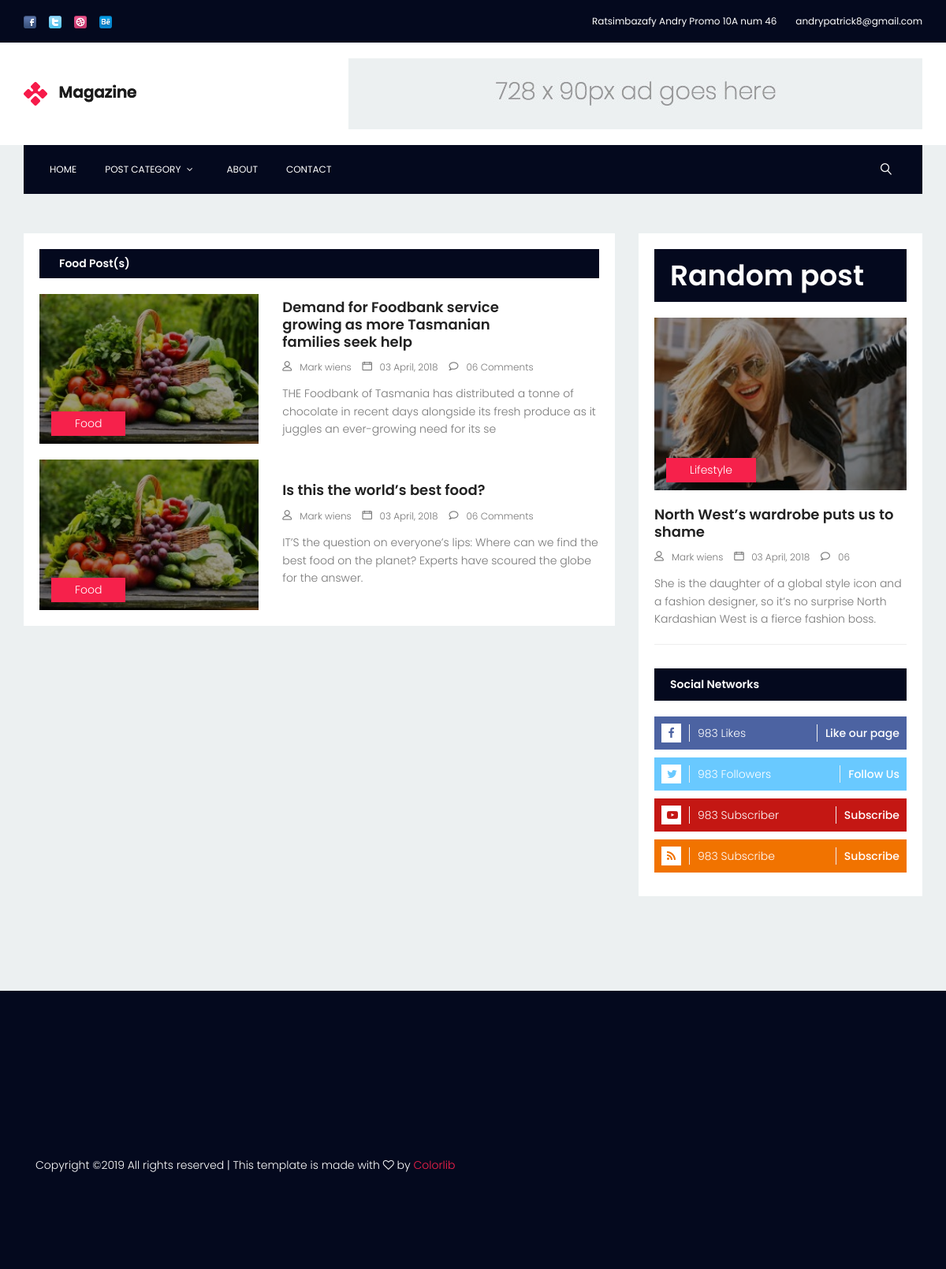
Screenshot of /Category/Food-1 with the database file from the repository.
### tables this page shows
CREATE TABLE IF NOT EXISTS `categorie` (
  `IdCategorie` int(11) NOT NULL AUTO_INCREMENT,
  `Nom` varchar(20) NOT NULL,
  PRIMARY KEY (`IdCategorie`)
);

CREATE TABLE IF NOT EXISTS `post` (
  `IdPost` int(11) NOT NULL AUTO_INCREMENT,
  `Titre` varchar(100) NOT NULL,
  `SousTitre` varchar(150) NOT NULL,
  `Texte` text NOT NULL,
  `IdCategorie` int(11) NOT NULL,
  `Image` varchar(25) NOT NULL,
  `NomCategorie` varchar(20) NOT NULL,
  `Image2` varchar(20) NOT NULL,
  PRIMARY KEY (`IdPost`)
);

### application/controllers/Categorie.php (called while the page is built, shortened)
<?php
class Categorie extends CI_Controller {
	public function getPostByCateg()
	{
		$this->load->helper('url');
		$this->load->model('Category');
		$this->load->model('Posts');
		$idCateg=$this->input->get('idCateg', TRUE);
		$listeCateg=$this->Category->getAllCategorie();
		$categ=$this->Category->getCategorieById($idCateg);
		$listePost=$this->Posts->getPostByIdCategorie($idCateg);
		$rand=$this->Posts->getrandomPost();
		$data = array();
		$data['listeCateg'] = $listeCateg;
		$data['listePost'] = $listePost;
		$data['randomPost'] = $rand;
		$data['categ'] = $categ;
		$this->load->view('postCategory', $data);
	}
}

### index.php (called while the page is built, shortened)
<?php
require_once BASEPATH.'core/CodeIgniter.php';

### application/models/Category.php (called while the page is built, shortened)
<?php
class Category extends CI_Model {
  public function getCategorieById($nom){
    $query = $this->db->query("SELECT * FROM categorie WHERE IdCategorie=".$nom);
    $rep = $query->row_array();
    return $rep;
  }
}

### application/models/Posts.php (called while the page is built, shortened)
<?php
class Posts extends CI_Model {
  public function getrandomPost(){
    $query = $this->db->query("SELECT * FROM post ORDER BY RAND() LIMIT 1");
    $rep = $query->row_array();
    return $rep;
  }
  public function getPostByIdCategorie($idCateg){
    $query = $this->db->query("SELECT * FROM post WHERE IdCategorie=".$idCateg);
    $rep = $query->result_array();
    return $rep;
  }
}

### application/views/fonction.php (called while the page is built)
<?php
  function transformSpace($string){
    $string = str_replace(" ","-",$string);
    $string = str_replace(":","",$string);
    $string = str_replace("!","",$string);
    $string = str_replace("?","",$string);
    $string = str_replace(":","",$string);
    $string = str_replace("‘","",$string);
    $string = str_replace("’","",$string);
    return $string;
  }
?>

### application/views/postCategory.php (the view, shortened to what this page needs)
<?php include("fonction.php"); ?>
<!DOCTYPE html>
<html lang="zxx" class="no-js">
	<head>
		<link rel="stylesheet" href="<?php echo base_url(); ?>assets/css/All.css">
	</head>
	<body>
		<header>
			<div class="header-top">
				<div class="container">
					<div class="row">
						<div class="col-lg-6 col-md-6 col-sm-6 col-6 header-top-left no-padding">
							<ul>
								<li><a href="#"><img src="<?php echo base_url(); ?>assets/img/css_sprites.png" style="object-fit: none; object-position: -10px -46px; width: 16px; height: 16px;"></a></li>
								<li><a href="#"><img src="<?php echo base_url(); ?>assets/img/css_sprites.png" style="object-fit: none; object-position: -46px -46px; width: 16px; height: 16px;"></a></li>
								<li><a href="#"><img src="<?php echo base_url(); ?>assets/img/css_sprites.png" style="object-fit: none; object-position: -46px -10px; width: 16px; height: 16px;"></a></li>
								<li><a href="#"><img src="<?php echo base_url(); ?>assets/img/css_sprites.png" style="object-fit: none; object-position: -10px -10px; width: 16px; height: 16px;"></a></li>
							</ul>
						</div>
						<div class="col-lg-6 col-md-6 col-sm-6 col-6 header-top-right no-padding">
							<ul>
								<li><a href="#"><span>Ratsimbazafy Andry Promo 10A num 46</span></a></li>
								<li><a href="#"><span class="lnr lnr-envelope"></span><span>andrypatrick8@gmail.com</span></a></li>
							</ul>
						</div>
					</div>
				</div>
			</div>
			<div class="logo-wrap">
				<div class="container">
					<div class="row justify-content-between align-items-center">
						<div class="col-lg-4 col-md-4 col-sm-12 logo-left no-padding">
							<a href="<?php echo base_url(); ?>Home">
								<img class="img-fluid" src="<?php echo base_url(); ?>assets/img/logo.png" alt="Logo">
							</a>
						</div>
						<div class="col-lg-8 col-md-8 col-sm-12 logo-right no-padding ads-banner">
							<img class="img-fluid" src="<?php echo base_url(); ?>assets/img/banner-ad.jpg" alt="Banner">
						</div>
					</div>
				</div>
			</div>
			<div class="container main-menu" id="main-menu">
				<div class="row align-items-center justify-content-between">
					<nav id="nav-menu-container">
						<ul class="nav-menu">
							<li class="menu-active"><a href="<?php echo base_url(); ?>Home">Home</a></li>
							<li class="menu-has-children"><a href="">Post category</a>
							</li>
							<li><a href="about.html">About</a></li>
							<li><a href="contact.html">Contact</a></li>
						</ul>
					</nav>
					<div class="navbar-right">
						<form class="Search">
							<label for="Search-box" class="Search-box-label">
								<span class="lnr lnr-magnifier"></span>
							</label>
						</form>
					</div>
				</div>
			</div>
		</header>
		<div class="site-main-container">
			<section class="latest-post-area pb-120">
				<div class="container no-padding">
					<div class="row">
						<div class="col-lg-8 post-list">
							<div class="latest-post-wrap">
								<h1 class="cat-title"><?php echo $categ['Nom']; ?> Post(s)</h1>
									<?php foreach ($listePost as $liste) { ?>
										<div class="single-latest-post row align-items-center">
										<div class="col-lg-5 post-left">
											<div class="feature-img relative">
												<div class="overlay overlay-bg"></div>
												<img class="img-fluid" src="<?php echo base_url(); ?>assets/img/<?php echo $liste['Image']; ?>.jpg" alt="<?php echo $liste['Titre']; ?>">
											</div>
											<ul class="tags">
												<li><a href="<?php echo base_url(); ?>Category/<?php echo $liste['NomCategorie'] ?>-<?php echo $liste['IdCategorie']; ?>"><?php echo $liste['NomCategorie']; ?></a></li>
											</ul>
										</div>
										<?php
											$string = transformSpace($liste['Titre']);
										?>
										<div class="col-lg-7 post-right">
											<a href="<?php echo base_url(); ?>Post/<?php echo $string ?>-<?php echo $liste['IdPost'] ?>">
												<h4><?php echo $liste['Titre']; ?></h4>
											</a>
											<ul class="meta">
												<li><a href="#"><span class="lnr lnr-user"></span>Mark wiens</a></li>
												<li><a href="#"><span class="lnr lnr-calendar-full"></span>03 April, 2018</a></li>
												<li><a href="#"><span class="lnr lnr-bubble"></span>06 Comments</a></li>
											</ul>
											<p class="excert">
												<?php echo $liste['SousTitre']; ?>
											</p>
										</div>
									</div>
									<?php } ?>
							</div>
						</div>
						<div class="col-lg-4">
							<div class="sidebars-area">
								<div class="single-sidebar-widget editors-pick-widget">
									<h1 class="title">Random post</h1>
									<div class="editors-pick-post">
										<div class="feature-img-wrap relative">
											<div class="feature-img relative">
												<div class="overlay overlay-bg"></div>
												<img class="img-fluid" src="<?php echo base_url(); ?>assets/img/<?php echo $randomPost['Image']; ?>.jpg" alt="<?php echo $randomPost['Titre']; ?>">
											</div>
											<ul class="tags">
												<li><a href="<?php echo base_url(); ?>Category/<?php echo $randomPost['NomCategorie'] ?>-<?php echo $randomPost['IdCategorie']; ?>"><?php echo $randomPost['NomCategorie']; ?></a></li>
											</ul>
										</div>
										<?php
											$string = transformSpace($randomPost['Titre']);
										?>
										<div class="details">
											<a href="<?php echo base_url(); ?>Post/<?php echo $string ?>-<?php echo $randomPost['IdPost'] ?>">
												<h4 class="mt-20"><?php echo $randomPost['Titre']; ?></h4>
											</a>
											<ul class="meta">
												<li><a href="#"><span class="lnr lnr-user"></span>Mark wiens</a></li>
												<li><a href="#"><span class="lnr lnr-calendar-full"></span>03 April, 2018</a></li>
												<li><a href="#"><span class="lnr lnr-bubble"></span>06 </a></li>
											</ul>
											<p class="excert">
												<?php echo $randomPost['SousTitre']; ?>
											</p>
										</div>
									</div>
								</div>
								<div class="single-sidebar-widget social-network-widget">
									<h6 class="title">Social Networks</h6>
									<ul class="social-list">
										<li class="d-flex justify-content-between align-items-center fb">
											<div class="icons d-flex flex-row align-items-center">
												<i class="fa fa-facebook" aria-hidden="true"></i>
												<p>983 Likes</p>
											</div>
											<a href="#">Like our page</a>
										</li>
										<li class="d-flex justify-content-between align-items-center tw">
											<div class="icons d-flex flex-row align-items-center">
												<i class="fa fa-twitter" aria-hidden="true"></i>
												<p>983 Followers</p>
											</div>
											<a href="#">Follow Us</a>
										</li>
										<li class="d-flex justify-content-between align-items-center yt">
											<div class="icons d-flex flex-row align-items-center">
												<i class="fa fa-youtube-play" aria-hidden="true"></i>
												<p>983 Subscriber</p>
											</div>
											<a href="#">Subscribe</a>
										</li>
										<li class="d-flex justify-content-between align-items-center rs">
											<div class="icons d-flex flex-row align-items-center">
												<i class="fa fa-rss" aria-hidden="true"></i>
												<p>983 Subscribe</p>
											</div>
											<a href="#">Subscribe</a>
										</li>
									</ul>
								</div>
							</div>
						</div>
					</div>
				</div>
			</section>
		</div>
		<footer class="footer-area section-gap">
			<div class="container">
				<div class="footer-bottom row align-items-center">
					<p class="footer-text m-0 col-lg-8 col-md-12">
Copyright &copy;<script>document.write(new Date().getFullYear());</script> All rights reserved | This template is made with <i class="fa fa-heart-o" aria-hidden="true"></i> by <a href="https://colorlib.com" target="_blank">Colorlib</a>
</p>
				</div>
			</div>
		</footer>
	</body>
</html>

### rows the page displays
categorie: Nom "Food"
post: Image (picture), NomCategorie "Food", Titre "Demand for Foodbank service growing as more Tasmanian families seek help", SousTitre "THE Foodbank of Tasmania has distributed a tonne of chocolate in recent days alongside its fresh produce as it juggles an ever-growing need for its se"
post: Image (picture), NomCategorie "Food", Titre "Is this the world’s best food?", SousTitre "IT’S the question on everyone’s lips: Where can we find the best food on the planet? Experts have scoured the globe for the answer."
post: Image (picture), NomCategorie "Lifestyle", Titre "North West’s wardrobe puts us to shame", SousTitre "She is the daughter of a global style icon and a fashion designer, so it’s no surprise North Kardashian West is a fierce fashion boss."
